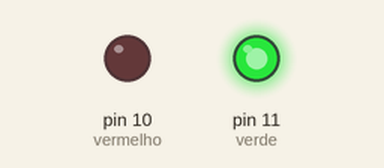
Recording of a sketch running on a simulated Arduino Uno, built with avr-gcc and run on an emulated ATmega328P. On the bench: output pins drawn as LEDs (lit = HIGH).

Above: at 4.5 s.
At 10.0 s:
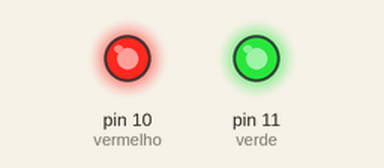
At 14.5 s:
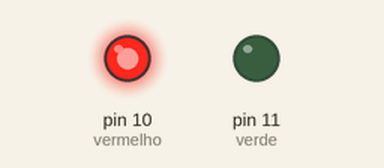
Timing chart, 0 to 23.4 s (numbered marks = the images above):
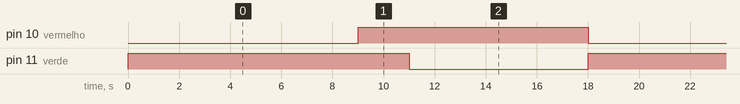

The sketch:

_3_SEMAFORO_LED_RGB.ino
```cpp
#define vermelho 10
#define verde 11

void L_vermelho();
void L_amarelo();
void L_verde();


void setup() {
pinMode(vermelho,OUTPUT);
pinMode(verde,OUTPUT);

digitalWrite(vermelho,LOW);
digitalWrite(verde,LOW);
}

void loop() {
L_verde();
L_amarelo();
L_vermelho();
}

void L_vermelho()
{
digitalWrite(vermelho,HIGH);
digitalWrite(verde,LOW);
delay(7000);
}
void L_amarelo()
{
digitalWrite(vermelho,HIGH);
digitalWrite(verde,HIGH);
delay(2000);
}
void L_verde()
{
digitalWrite(vermelho,LOW);
digitalWrite(verde,HIGH);
delay(9000);
}
```

Measured:
- by itself, pin 10 (vermelho): alternates HIGH for 9.0 s and LOW for 9.0 s
- by itself, pin 11 (verde): alternates HIGH for 11.0 s and LOW for 7.0 s
- by itself, everything shown: repeats every 18.0 s, in 3 steps
